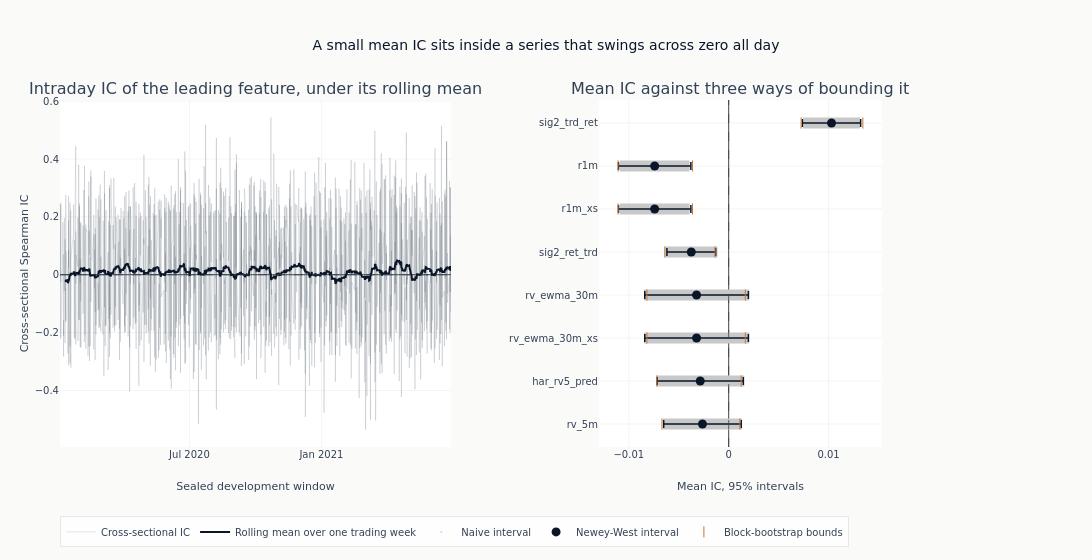

The cell this chart's notebook holds for it:
### Code cell
if leader:
    leader_series = ic_timeseries[leader].with_columns(
        pl.col("ic").rolling_mean(IC_ROLLING_WINDOW).alias("rolling")
    )
    interval_features = list(reversed(leaders))
    interval_means = [ic_uncertainty[name]["mean_ic"] for name in interval_features]
    fig = make_subplots(
        rows=1,
        cols=2,
        column_widths=[0.58, 0.42],
        subplot_titles=(
            "Intraday IC of the leading feature, under its rolling mean",
            "Mean IC against three ways of bounding it",
        ),
        horizontal_spacing=0.18,
    )
    _ = fig.add_trace(
        go.Scatter(
            x=leader_series[DATE_COL],
            y=leader_series["ic"],
            mode="lines",
            line={"color": COLORS["neutral"], "width": 0.4},
            opacity=0.35,
            name="Cross-sectional IC",
        ),
        row=1,
        col=1,
    )
    _ = fig.add_trace(
        go.Scatter(
            x=leader_series[DATE_COL],
            y=leader_series["rolling"],
            mode="lines",
            line={"color": COLORS["blue"], "width": 2},
            name="Rolling mean over one trading week",
        ),
        row=1,
        col=1,
    )
    _ = fig.add_hline(
        y=0, line={"color": COLORS["neutral"], "width": 0.8, "dash": "dash"}, row=1, col=1
    )
    _ = fig.add_trace(
        go.Scatter(
            x=interval_means,
            y=interval_features,
            mode="markers",
            marker={"color": COLORS["neutral"], "size": 1, "opacity": 0.0},
            error_x=interval_arms(interval_features, "ci_naive_lower", "ci_naive_upper")
            | {"color": GRAY_FILLS["tertiary"], "thickness": 11, "width": 0},
            name="Naive interval",
        ),
        row=1,
        col=2,
    )
    _ = fig.add_trace(
        go.Scatter(
            x=interval_means,
            y=interval_features,
            mode="markers",
            marker={"color": COLORS["blue"], "size": 9},
            error_x=interval_arms(interval_features, "ci_hac_lower", "ci_hac_upper")
            | {"color": COLORS["blue"], "thickness": 1.5},
            name="Newey-West interval",
        ),
        row=1,
        col=2,
    )
    _ = fig.add_trace(
        go.Scatter(
            x=[ic_uncertainty[name][bound] for name in interval_features for bound in BOOT_BOUNDS],
            y=[name for name in interval_features for _ in BOOT_BOUNDS],
            mode="markers",
            marker={"color": COLORS["copper"], "size": 8, "symbol": "line-ns-open"},
            name="Block-bootstrap bounds",
        ),
        row=1,
        col=2,
    )
    _ = fig.add_vline(
        x=0, line={"color": COLORS["neutral"], "width": 0.8, "dash": "dash"}, row=1, col=2
    )
    fig.update_layout(
        title="A small mean IC sits inside a series that swings across zero all day",
        height=560,
        width=1150,
        margin={"l": 60, "r": 210},
        legend={"orientation": "h", "y": -0.2},
    )
    fig.update_yaxes(title_text="Cross-sectional Spearman IC", row=1, col=1)
    fig.update_xaxes(title_text="Sealed development window", row=1, col=1)
    fig.update_xaxes(title_text="Mean IC, 95% intervals", row=1, col=2)
    fig.show()

### Figure 1 — Plotly figure (JSON) as saved in the notebook; plotly's stock layout.template omitted (floating-point values rounded to 4 significant figures; data arrays with more than 128 entries replaced by an {"elided": "..."} marker saying what was removed)
{"data": [{"line": {"color": "#334155", "width": 0.4}, "mode": "lines", "name": "Cross-sectional IC", "opacity": 0.35, "type": "scatter", "x": {"elided": "7858 str values"}, "xaxis": "x", "y": {"elided": "7858 float values"}, "yaxis": "y"}, {"line": {"color": "#0a1628", "width": 2}, "mode": "lines", "name": "Rolling mean over one trading week", "type": "scatter", "x": {"elided": "7858 str values"}, "xaxis": "x", "y": {"elided": "7858 float values"}, "yaxis": "y"}, {"error_x": {"array": [0.003952, 0.004407, 0.005268, 0.005268, 0.002628, 0.003492, 0.003492, 0.002837], "arrayminus": [0.003952, 0.004407, 0.005268, 0.005268, 0.002628, 0.003492, 0.003492, 0.002837], "color": "#c8c8c8", "symmetric": false, "thickness": 11, "type": "data", "width": 0}, "marker": {"color": "#334155", "opacity": 0.0, "size": 1}, "mode": "markers", "name": "Naive interval", "type": "scatter", "x": [-0.002625, -0.002848, -0.003214, -0.003214, -0.003743, -0.007408, -0.007408, 0.0103], "xaxis": "x2", "y": ["rv_5m", "har_rv5_pred", "rv_ewma_30m_xs", "rv_ewma_30m", "sig2_ret_trd", "r1m_xs", "r1m", "sig2_trd_ret"], "yaxis": "y2"}, {"error_x": {"array": [0.003883, 0.004314, 0.005187, 0.005187, 0.002439, 0.003625, 0.003625, 0.002915], "arrayminus": [0.003883, 0.004314, 0.005187, 0.005187, 0.002439, 0.003625, 0.003625, 0.002915], "color": "#0a1628", "symmetric": false, "thickness": 1.5, "type": "data"}, "marker": {"color": "#0a1628", "size": 9}, "mode": "markers", "name": "Newey-West interval", "type": "scatter", "x": [-0.002625, -0.002848, -0.003214, -0.003214, -0.003743, -0.007408, -0.007408, 0.0103], "xaxis": "x2", "y": ["rv_5m", "har_rv5_pred", "rv_ewma_30m_xs", "rv_ewma_30m", "sig2_ret_trd", "r1m_xs", "r1m", "sig2_trd_ret"], "yaxis": "y2"}, {"marker": {"color": "#C87533", "size": 8, "symbol": "line-ns-open"}, "mode": "markers", "name": "Block-bootstrap bounds", "type": "scatter", "x": [-0.006677, 0.00112, -0.007193, 0.001252, -0.008186, 0.001669, -0.008186, 0.001669, -0.006398, -0.001361, -0.01107, -0.003623, -0.01107, -0.003623, 0.007251, 0.01343], "xaxis": "x2", "y": ["rv_5m", "rv_5m", "har_rv5_pred", "har_rv5_pred", "rv_ewma_30m_xs", "rv_ewma_30m_xs", "rv_ewma_30m", "rv_ewma_30m", "sig2_ret_trd", "sig2_ret_trd", "r1m_xs", "r1m_xs", "r1m", "r1m", "sig2_trd_ret", "sig2_trd_ret"], "yaxis": "y2"}], "layout": {"annotations": [{"font": {"size": 16}, "showarrow": false, "text": "Intraday IC of the leading feature, under its rolling mean", "x": 0.2378, "xanchor": "center", "xref": "paper", "y": 1.0, "yanchor": "bottom", "yref": "paper"}, {"font": {"size": 16}, "showarrow": false, "text": "Mean IC against three ways of bounding it", "x": 0.8278, "xanchor": "center", "xref": "paper", "y": 1.0, "yanchor": "bottom", "yref": "paper"}], "height": 560, "legend": {"orientation": "h", "y": -0.2}, "margin": {"l": 60, "r": 210}, "shapes": [{"line": {"color": "#334155", "dash": "dash", "width": 0.8}, "type": "line", "x0": 0, "x1": 1, "xref": "x domain", "y0": 0, "y1": 0, "yref": "y"}, {"line": {"color": "#334155", "dash": "dash", "width": 0.8}, "type": "line", "x0": 0, "x1": 0, "xref": "x2", "y0": 0, "y1": 1, "yref": "y2 domain"}], "title": {"text": "A small mean IC sits inside a series that swings across zero all day"}, "width": 1150, "xaxis": {"anchor": "y", "domain": [0.0, 0.4756], "title": {"text": "Sealed development window"}}, "xaxis2": {"anchor": "y2", "domain": [0.6556, 1.0], "title": {"text": "Mean IC, 95% intervals"}}, "yaxis": {"anchor": "x", "domain": [0.0, 1.0], "title": {"text": "Cross-sectional Spearman IC"}}, "yaxis2": {"anchor": "x2", "domain": [0.0, 1.0]}}}
